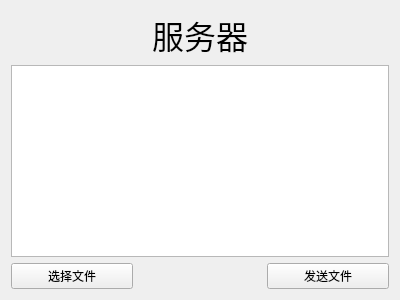
<?xml version="1.0" encoding="UTF-8"?>
<ui version="4.0">
 <class>ServerWidget</class>
 <widget class="QWidget" name="ServerWidget">
  <property name="geometry">
   <rect>
    <x>0</x>
    <y>0</y>
    <width>400</width>
    <height>300</height>
   </rect>
  </property>
  <property name="windowTitle">
   <string>ServerWidget</string>
  </property>
  <layout class="QGridLayout" name="gridLayout">
   <item row="0" column="0">
    <spacer name="horizontalSpacer">
     <property name="orientation">
      <enum>Qt::Horizontal</enum>
     </property>
     <property name="sizeHint" stdset="0">
      <size>
       <width>120</width>
       <height>20</height>
      </size>
     </property>
    </spacer>
   </item>
   <item row="0" column="1">
    <widget class="QLabel" name="label">
     <property name="font">
      <font>
       <family>楷体</family>
       <pointsize>24</pointsize>
      </font>
     </property>
     <property name="text">
      <string>服务器</string>
     </property>
     <property name="alignment">
      <set>Qt::AlignCenter</set>
     </property>
    </widget>
   </item>
   <item row="0" column="2">
    <spacer name="horizontalSpacer_2">
     <property name="orientation">
      <enum>Qt::Horizontal</enum>
     </property>
     <property name="sizeHint" stdset="0">
      <size>
       <width>120</width>
       <height>20</height>
      </size>
     </property>
    </spacer>
   </item>
   <item row="1" column="0" colspan="3">
    <widget class="QTextEdit" name="textEdit"/>
   </item>
   <item row="2" column="0">
    <widget class="QPushButton" name="buttonFile">
     <property name="text">
      <string>选择文件</string>
     </property>
    </widget>
   </item>
   <item row="2" column="1">
    <spacer name="horizontalSpacer_3">
     <property name="orientation">
      <enum>Qt::Horizontal</enum>
     </property>
     <property name="sizeHint" stdset="0">
      <size>
       <width>121</width>
       <height>20</height>
      </size>
     </property>
    </spacer>
   </item>
   <item row="2" column="2">
    <widget class="QPushButton" name="buttonSend">
     <property name="text">
      <string>发送文件</string>
     </property>
    </widget>
   </item>
  </layout>
 </widget>
 <layoutdefault spacing="6" margin="11"/>
 <resources/>
 <connections/>
</ui>
